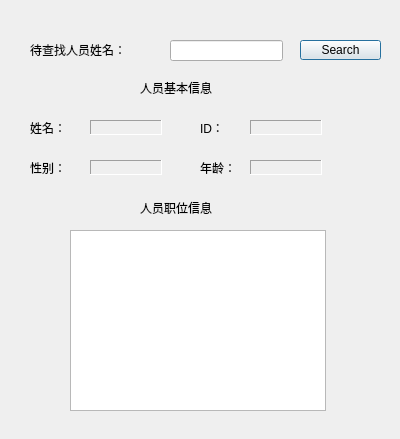
<?xml version="1.0" encoding="UTF-8"?>
<ui version="4.0">
 <class>Dialog_SearchJob</class>
 <widget class="QDialog" name="Dialog_SearchJob">
  <property name="geometry">
   <rect>
    <x>0</x>
    <y>0</y>
    <width>400</width>
    <height>439</height>
   </rect>
  </property>
  <property name="windowTitle">
   <string>查找人员职位</string>
  </property>
  <widget class="QLineEdit" name="lineEdit">
   <property name="geometry">
    <rect>
     <x>170</x>
     <y>40</y>
     <width>113</width>
     <height>21</height>
    </rect>
   </property>
  </widget>
  <widget class="QLabel" name="label">
   <property name="geometry">
    <rect>
     <x>30</x>
     <y>40</y>
     <width>121</width>
     <height>20</height>
    </rect>
   </property>
   <property name="text">
    <string>待查找人员姓名：</string>
   </property>
  </widget>
  <widget class="QLabel" name="label_2">
   <property name="geometry">
    <rect>
     <x>140</x>
     <y>80</y>
     <width>101</width>
     <height>16</height>
    </rect>
   </property>
   <property name="text">
    <string>人员基本信息</string>
   </property>
  </widget>
  <widget class="QLabel" name="label_3">
   <property name="geometry">
    <rect>
     <x>30</x>
     <y>120</y>
     <width>72</width>
     <height>15</height>
    </rect>
   </property>
   <property name="text">
    <string>姓名：</string>
   </property>
  </widget>
  <widget class="QLabel" name="label_4">
   <property name="geometry">
    <rect>
     <x>30</x>
     <y>160</y>
     <width>72</width>
     <height>15</height>
    </rect>
   </property>
   <property name="text">
    <string>性别：</string>
   </property>
  </widget>
  <widget class="QLabel" name="label_5">
   <property name="geometry">
    <rect>
     <x>200</x>
     <y>120</y>
     <width>72</width>
     <height>15</height>
    </rect>
   </property>
   <property name="text">
    <string>ID：</string>
   </property>
  </widget>
  <widget class="QLabel" name="label_6">
   <property name="geometry">
    <rect>
     <x>200</x>
     <y>160</y>
     <width>72</width>
     <height>15</height>
    </rect>
   </property>
   <property name="text">
    <string>年龄：</string>
   </property>
  </widget>
  <widget class="QLabel" name="label_7">
   <property name="geometry">
    <rect>
     <x>90</x>
     <y>120</y>
     <width>72</width>
     <height>15</height>
    </rect>
   </property>
   <property name="frameShape">
    <enum>QFrame::Panel</enum>
   </property>
   <property name="frameShadow">
    <enum>QFrame::Sunken</enum>
   </property>
   <property name="text">
    <string/>
   </property>
  </widget>
  <widget class="QLabel" name="label_8">
   <property name="geometry">
    <rect>
     <x>250</x>
     <y>120</y>
     <width>72</width>
     <height>15</height>
    </rect>
   </property>
   <property name="frameShape">
    <enum>QFrame::Panel</enum>
   </property>
   <property name="frameShadow">
    <enum>QFrame::Sunken</enum>
   </property>
   <property name="text">
    <string/>
   </property>
  </widget>
  <widget class="QLabel" name="label_9">
   <property name="geometry">
    <rect>
     <x>90</x>
     <y>160</y>
     <width>72</width>
     <height>15</height>
    </rect>
   </property>
   <property name="frameShape">
    <enum>QFrame::Panel</enum>
   </property>
   <property name="frameShadow">
    <enum>QFrame::Sunken</enum>
   </property>
   <property name="text">
    <string/>
   </property>
  </widget>
  <widget class="QLabel" name="label_10">
   <property name="geometry">
    <rect>
     <x>250</x>
     <y>160</y>
     <width>72</width>
     <height>15</height>
    </rect>
   </property>
   <property name="frameShape">
    <enum>QFrame::Panel</enum>
   </property>
   <property name="frameShadow">
    <enum>QFrame::Sunken</enum>
   </property>
   <property name="text">
    <string/>
   </property>
  </widget>
  <widget class="QTableWidget" name="tableWidget">
   <property name="geometry">
    <rect>
     <x>70</x>
     <y>230</y>
     <width>256</width>
     <height>181</height>
    </rect>
   </property>
  </widget>
  <widget class="QLabel" name="label_11">
   <property name="geometry">
    <rect>
     <x>140</x>
     <y>200</y>
     <width>101</width>
     <height>16</height>
    </rect>
   </property>
   <property name="text">
    <string>人员职位信息</string>
   </property>
  </widget>
  <widget class="QPushButton" name="pushButton">
   <property name="geometry">
    <rect>
     <x>300</x>
     <y>40</y>
     <width>81</width>
     <height>20</height>
    </rect>
   </property>
   <property name="text">
    <string>Search</string>
   </property>
  </widget>
 </widget>
 <resources/>
 <connections/>
</ui>
